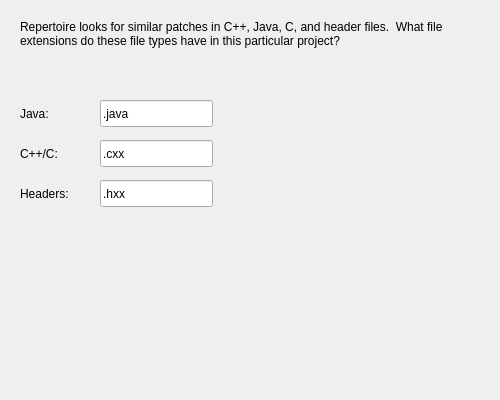
<?xml version="1.0" encoding="UTF-8"?>
<ui version="4.0">
 <class>VcsSuffixPage</class>
 <widget class="QWizardPage" name="VcsSuffixPage">
  <property name="geometry">
   <rect>
    <x>0</x>
    <y>0</y>
    <width>500</width>
    <height>400</height>
   </rect>
  </property>
  <property name="windowTitle">
   <string>WizardPage</string>
  </property>
  <widget class="QLabel" name="suffJLabel">
   <property name="geometry">
    <rect>
     <x>20</x>
     <y>100</y>
     <width>67</width>
     <height>21</height>
    </rect>
   </property>
   <property name="text">
    <string>Java:</string>
   </property>
   <property name="alignment">
    <set>Qt::AlignBottom|Qt::AlignLeading|Qt::AlignLeft</set>
   </property>
  </widget>
  <widget class="QLineEdit" name="cSuffLine">
   <property name="geometry">
    <rect>
     <x>100</x>
     <y>140</y>
     <width>113</width>
     <height>27</height>
    </rect>
   </property>
   <property name="text">
    <string>.cxx</string>
   </property>
  </widget>
  <widget class="QLabel" name="suffHLabel">
   <property name="geometry">
    <rect>
     <x>20</x>
     <y>180</y>
     <width>71</width>
     <height>21</height>
    </rect>
   </property>
   <property name="text">
    <string>Headers:</string>
   </property>
   <property name="alignment">
    <set>Qt::AlignBottom|Qt::AlignLeading|Qt::AlignLeft</set>
   </property>
  </widget>
  <widget class="QLineEdit" name="jSuffLine">
   <property name="geometry">
    <rect>
     <x>100</x>
     <y>100</y>
     <width>113</width>
     <height>27</height>
    </rect>
   </property>
   <property name="text">
    <string>.java</string>
   </property>
  </widget>
  <widget class="QLineEdit" name="hSuffLine">
   <property name="geometry">
    <rect>
     <x>100</x>
     <y>180</y>
     <width>113</width>
     <height>27</height>
    </rect>
   </property>
   <property name="text">
    <string>.hxx</string>
   </property>
  </widget>
  <widget class="QLabel" name="suffCLabel">
   <property name="geometry">
    <rect>
     <x>20</x>
     <y>140</y>
     <width>67</width>
     <height>21</height>
    </rect>
   </property>
   <property name="text">
    <string>C++/C:</string>
   </property>
   <property name="alignment">
    <set>Qt::AlignBottom|Qt::AlignLeading|Qt::AlignLeft</set>
   </property>
  </widget>
  <widget class="QLabel" name="suffixInstructions">
   <property name="geometry">
    <rect>
     <x>20</x>
     <y>20</y>
     <width>461</width>
     <height>61</height>
    </rect>
   </property>
   <property name="text">
    <string>Repertoire looks for similar patches in C++, Java, C, and header files.  What file extensions do these file types have in this particular project?</string>
   </property>
   <property name="alignment">
    <set>Qt::AlignLeading|Qt::AlignLeft|Qt::AlignTop</set>
   </property>
   <property name="wordWrap">
    <bool>true</bool>
   </property>
  </widget>
 </widget>
 <resources/>
 <connections/>
</ui>
